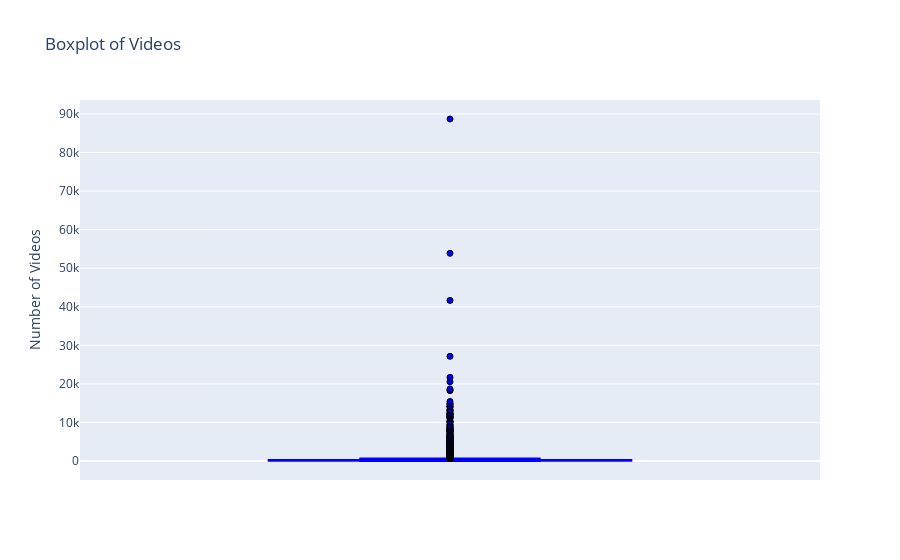
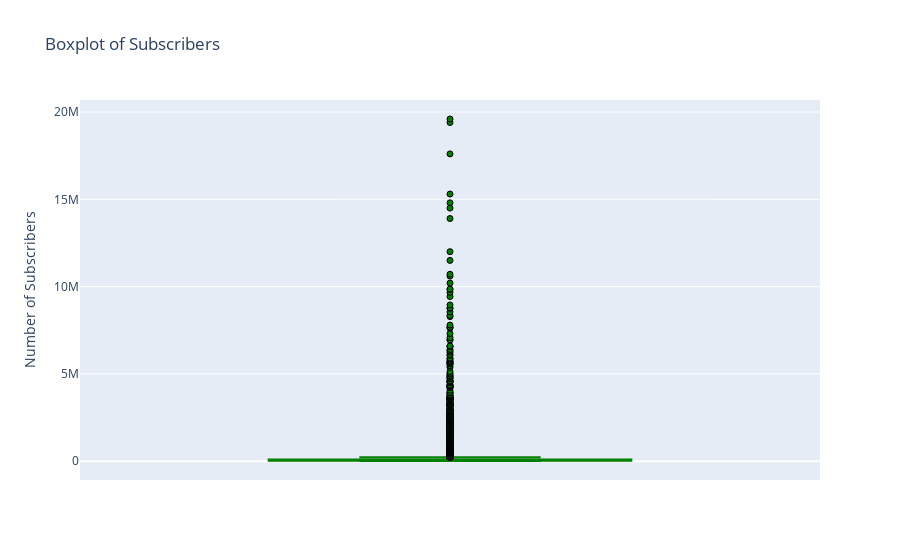

The notebook cell saved with these charts, in order:
### Markdown cell above
These values showcase a quite impressive average channel size within the People & Blogs category, with an average of 156000 subscribers and 323 videos. This is a clear indication of the category's popularity and engagement, as well as the high level of competition within the category. However, these numbers are likely skewed by a few outliers, as we can see in the following boxplots.

### Code cell
# Boxplot for 'videos_cc' column
fig_videos_box = px.box(df_people_and_blogs, y='videos_cc', title='Boxplot of Videos')
fig_videos_box.update_traces(marker=dict(color='blue', line=dict(color='black', width=1)))
fig_videos_box.update_layout(yaxis_title='Number of Videos')
fig_videos_box.show()

# Boxplot for 'subscribers_cc' column
fig_subscribers_box = px.box(df_people_and_blogs, y='subscribers_cc', title='Boxplot of Subscribers')
fig_subscribers_box.update_traces(marker=dict(color='green', line=dict(color='black', width=1)))
fig_subscribers_box.update_layout(yaxis_title='Number of Subscribers')
fig_subscribers_box.show()

### Figure 1 — Plotly figure (JSON) as saved in the notebook; plotly's stock layout.template omitted (floating-point values rounded to 4 significant figures; data arrays with more than 128 entries replaced by an {"elided": "..."} marker saying what was removed)
{"data": [{"alignmentgroup": "True", "hovertemplate": "videos_cc=%{y}<extra></extra>", "legendgroup": "", "marker": {"color": "blue", "line": {"color": "black", "width": 1}}, "name": "", "notched": false, "offsetgroup": "", "orientation": "v", "showlegend": false, "type": "box", "x0": " ", "xaxis": "x", "y": {"elided": "18413 int values"}, "y0": " ", "yaxis": "y"}], "layout": {"boxmode": "group", "legend": {"tracegroupgap": 0}, "title": {"text": "Boxplot of Videos"}, "xaxis": {"anchor": "y", "domain": [0, 1]}, "yaxis": {"anchor": "x", "domain": [0, 1], "title": {"text": "Number of Videos"}}}}

### Figure 2 — Plotly figure (JSON) as saved in the notebook; plotly's stock layout.template omitted (floating-point values rounded to 4 significant figures; data arrays with more than 128 entries replaced by an {"elided": "..."} marker saying what was removed)
{"data": [{"alignmentgroup": "True", "hovertemplate": "subscribers_cc=%{y}<extra></extra>", "legendgroup": "", "marker": {"color": "green", "line": {"color": "black", "width": 1}}, "name": "", "notched": false, "offsetgroup": "", "orientation": "v", "showlegend": false, "type": "box", "x0": " ", "xaxis": "x", "y": {"elided": "18413 int values"}, "y0": " ", "yaxis": "y"}], "layout": {"boxmode": "group", "legend": {"tracegroupgap": 0}, "title": {"text": "Boxplot of Subscribers"}, "xaxis": {"anchor": "y", "domain": [0, 1]}, "yaxis": {"anchor": "x", "domain": [0, 1], "title": {"text": "Number of Subscribers"}}}}
